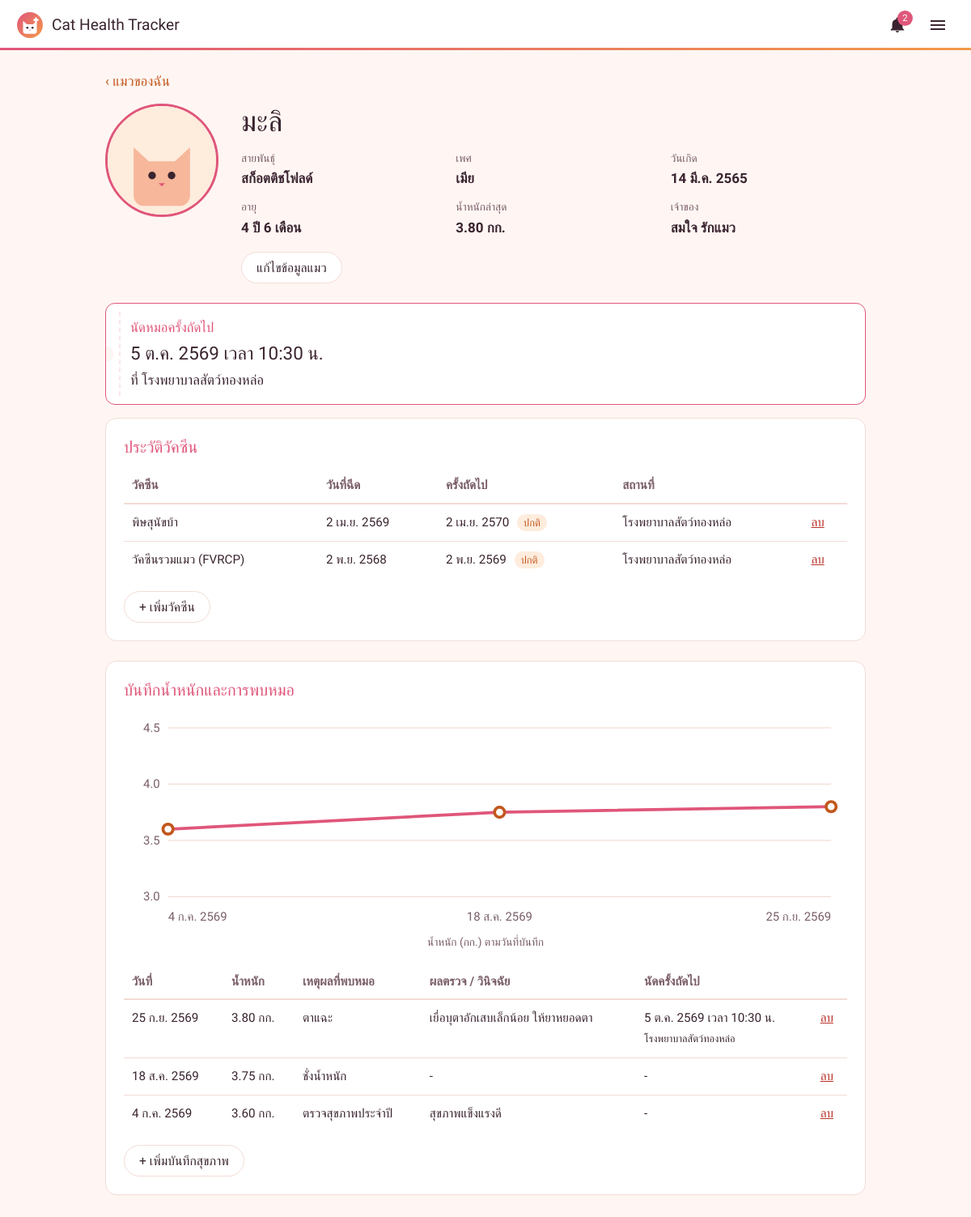
Screenshot of /cat_detail.php?id=1 (signed in) with the database file from the repository.
### tables this page shows
CREATE TABLE IF NOT EXISTS cats (
  cat_id     INT AUTO_INCREMENT PRIMARY KEY,
  user_id    INT NOT NULL,                        
  cat_name   VARCHAR(100) NOT NULL,
  breed      VARCHAR(100),
  birth_date DATE,
  gender     ENUM('ผู้','เมีย') NOT NULL,
  owner_name VARCHAR(100),
  photo      VARCHAR(255),                        
  created_at TIMESTAMP DEFAULT CURRENT_TIMESTAMP,
  FOREIGN KEY (user_id) REFERENCES users(user_id) ON DELETE CASCADE
);

CREATE TABLE IF NOT EXISTS health_records (
  record_id             INT AUTO_INCREMENT PRIMARY KEY,
  cat_id                INT NOT NULL,
  record_date           DATE NOT NULL,
  appointment_reason    VARCHAR(255),             
  diagnosis             TEXT,                     
  next_appointment_date DATETIME,                 
  vet_clinic            VARCHAR(150),             
  weight_kg             DECIMAL(4,2),
  FOREIGN KEY (cat_id) REFERENCES cats(cat_id) ON DELETE CASCADE
);

CREATE TABLE IF NOT EXISTS vaccinations (
  vaccine_id    INT AUTO_INCREMENT PRIMARY KEY,
  cat_id        INT NOT NULL,
  vaccine_name  VARCHAR(100) NOT NULL,
  vaccine_date  DATE NOT NULL,
  next_due_date DATE,
  vet_clinic    VARCHAR(150),
  FOREIGN KEY (cat_id) REFERENCES cats(cat_id) ON DELETE CASCADE
);

### config.php (called while the page is built, shortened)
<?php
function e($text) {
    return htmlspecialchars((string)$text, ENT_QUOTES, 'UTF-8');
}
function get_own_cat(PDO $pdo, $cat_id) {
    $stmt = $pdo->prepare('SELECT * FROM cats WHERE cat_id = ? AND user_id = ?');
    $stmt->execute([(int)$cat_id, $_SESSION['user_id']]);
    return $stmt->fetch();
}
function thai_date($date, $with_time = false) {
    if (!$date) return '-';
    $months = ['', 'ม.ค.', 'ก.พ.', 'มี.ค.', 'เม.ย.', 'พ.ค.', 'มิ.ย.',
               'ก.ค.', 'ส.ค.', 'ก.ย.', 'ต.ค.', 'พ.ย.', 'ธ.ค.'];
    $t = strtotime($date);
    $out = date('j', $t) . ' ' . $months[(int)date('n', $t)] . ' ' . (date('Y', $t) + 543);
    if ($with_time && date('H:i', $t) !== '00:00') {
        $out .= ' เวลา ' . date('H:i', $t) . ' น.';
    }
    return $out;
}
function cat_age($birth_date) {
    $diff = (new DateTime($birth_date))->diff(new DateTime());
    if ($diff->y > 0) return $diff->y . ' ปี ' . $diff->m . ' เดือน';
    return $diff->m . ' เดือน';
}
function cat_photo($photo) {
    return 'assets/cat-default.svg';
}

### cat_detail.php (the view, shortened to what this page needs)
<?php
require 'config.php';
$cat = get_own_cat($pdo, $_GET['id'] ?? 0);
$cat_id = $cat['cat_id'];
$stmt = $pdo->prepare('SELECT * FROM vaccinations WHERE cat_id = ? ORDER BY vaccine_date DESC');
$stmt->execute([$cat_id]);
$vaccines = $stmt->fetchAll();
$stmt = $pdo->prepare('SELECT * FROM health_records WHERE cat_id = ? ORDER BY record_date DESC, record_id DESC');
$stmt->execute([$cat_id]);
$records = $stmt->fetchAll();
$weights = array_reverse(array_values(array_filter($records, fn($r) => $r['weight_kg'] !== null)));
$next_appt = null;
foreach ($records as $r) {
    if ($r['next_appointment_date'] && substr($r['next_appointment_date'], 0, 10) >= date('Y-m-d')) {
        if (!$next_appt || $r['next_appointment_date'] < $next_appt['next_appointment_date']) {
            $next_appt = $r;
        }
    }
}
$latest_by_name = [];
foreach ($vaccines as $v) {
    if (!isset($latest_by_name[$v['vaccine_name']])) $latest_by_name[$v['vaccine_name']] = $v['vaccine_id'];
}
function vaccine_status($v, $latest_by_name) {
    $days = (int)floor((strtotime($v['next_due_date']) - strtotime(date('Y-m-d'))) / 86400);
    return ['ok', 'ปกติ'];
}
function weight_chart($weights) {
    $n = count($weights);
    $W = 720; $H = 220; $padL = 44; $padR = 16; $padT = 16; $padB = 36;
    $vals = array_map(fn($w) => (float)$w['weight_kg'], $weights);
    $min = floor(min($vals) * 2) / 2 - 0.5;
    $max = ceil(max($vals) * 2) / 2 + 0.5;
    $x = fn($i) => $padL + ($W - $padL - $padR) * ($n === 1 ? 0.5 : $i / ($n - 1));
    $y = fn($v) => $padT + ($H - $padT - $padB) * (1 - ($v - $min) / ($max - $min));
    $svg = '<svg class="chart" viewBox="0 0 ' . $W . ' ' . $H . '" role="img" aria-label="กราฟน้ำหนักแมว">';
    for ($v = $min; $v <= $max + 0.001; $v += 0.5) {
        $yy = round($y($v), 1);
        $svg .= '<line x1="' . $padL . '" x2="' . ($W - $padR) . '" y1="' . $yy . '" y2="' . $yy . '" class="grid"/>';
        $svg .= '<text x="' . ($padL - 8) . '" y="' . ($yy + 4) . '" text-anchor="end" class="axis">' . number_format($v, 1) . '</text>';
    }
    $points = [];
    foreach ($vals as $i => $v) $points[] = round($x($i), 1) . ',' . round($y($v), 1);
    $svg .= '<polyline points="' . implode(' ', $points) . '" class="line"/>';
    foreach ($weights as $i => $w) {
        $cx = round($x($i), 1); $cy = round($y((float)$w['weight_kg']), 1);
        $svg .= '<circle cx="' . $cx . '" cy="' . $cy . '" r="5" class="dot"><title>'
              . e(thai_date($w['record_date'])) . ': ' . e($w['weight_kg']) . ' กก.</title></circle>';
        if ($n <= 8 || $i === 0 || $i === $n - 1) {
            $anchor = $i === 0 ? 'start' : ($i === $n - 1 ? 'end' : 'middle');
            $svg .= '<text x="' . $cx . '" y="' . ($H - 12) . '" text-anchor="' . $anchor . '" class="axis">'
                  . e(thai_date($w['record_date'])) . '</text>';
        }
    }
    return $svg . '</svg>';
}
require 'includes/header.php';
?>
<a class="back" href="index.php">‹ แมวของฉัน</a>
<section class="profile">
  <img class="avatar avatar-xl" src="<?= e(cat_photo($cat['photo'])) ?>" alt="รูปของ<?= e($cat['cat_name']) ?>" width="140" height="140">
  <div class="profile-body">
    <h1><?= e($cat['cat_name']) ?></h1>
    <dl class="facts">
      <div><dt>สายพันธุ์</dt><dd><?= e($cat['breed'] ?: '-') ?></dd></div>
      <div><dt>เพศ</dt><dd><?= e($cat['gender']) ?></dd></div>
      <div><dt>วันเกิด</dt><dd><?= e(thai_date($cat['birth_date'])) ?></dd></div>
      <div><dt>อายุ</dt><dd><?= e(cat_age($cat['birth_date'])) ?></dd></div>
      <div><dt>น้ำหนักล่าสุด</dt><dd><?= $weights ? e(end($weights)['weight_kg']) . ' กก.' : '-' ?></dd></div>
      <div><dt>เจ้าของ</dt><dd><?= e($cat['owner_name'] ?: '-') ?></dd></div>
    </dl>
    <a class="btn btn-ghost" href="cat_form.php?id=<?= $cat_id ?>">แก้ไขข้อมูลแมว</a>
  </div>
</section>
<?php if ($next_appt): ?>
  <aside class="slip">
    <div>
      <p class="slip-title">นัดหมอครั้งถัดไป</p>
      <p class="slip-when"><?= e(thai_date($next_appt['next_appointment_date'], true)) ?></p>
      <?php if ($next_appt['vet_clinic']): ?><p>ที่ <?= e($next_appt['vet_clinic']) ?></p><?php endif; ?>
    </div>
  </aside>
<?php endif; ?>
<section class="panel" id="vaccines">
  <div class="panel-head">
    <h2>ประวัติวัคซีน</h2>
  </div>
  <?php if (!$vaccines): ?>
    <p class="muted">ยังไม่มีประวัติวัคซีน เพิ่มเข็มแรกจากฟอร์มด้านล่าง</p>
  <?php else: ?>
    <div class="table-wrap">
      <table>
        <thead><tr><th>วัคซีน</th><th>วันที่ฉีด</th><th>ครั้งถัดไป</th><th>สถานที่</th><th></th></tr></thead>
        <tbody>
        <?php foreach ($vaccines as $v): [$cls, $label] = vaccine_status($v, $latest_by_name); ?>
          <tr>
            <td><?= e($v['vaccine_name']) ?></td>
            <td><?= e(thai_date($v['vaccine_date'])) ?></td>
            <td>
              <?= e(thai_date($v['next_due_date'])) ?>
              <?php if ($label): ?><span class="status status-<?= $cls ?>"><?= e($label) ?></span><?php endif; ?>
            </td>
            <td><?= e($v['vet_clinic'] ?: '-') ?></td>
            <td>
              <form method="post" onsubmit="return confirm('ลบรายการวัคซีนนี้?');">
                <button class="link-btn" type="submit">ลบ</button>
              </form>
            </td>
          </tr>
        <?php endforeach; ?>
        </tbody>
      </table>
    </div>
  <?php endif; ?>
  <details class="add-form" <?= ($_POST['action'] ?? '') === 'add_vaccine' ? 'open' : '' ?>>
    <summary class="btn btn-ghost">+ เพิ่มวัคซีน</summary>
  </details>
</section>
<section class="panel" id="records">
  <div class="panel-head">
    <h2>บันทึกน้ำหนักและการพบหมอ</h2>
  </div>
  <?php if (count($weights) >= 2): ?>
    <figure class="chart-wrap">
      <?= weight_chart($weights) ?>
      <figcaption>น้ำหนัก (กก.) ตามวันที่บันทึก</figcaption>
    </figure>
  <?php elseif (count($weights) === 1): ?>
    <p class="muted">บันทึกน้ำหนักอีกอย่างน้อย 1 ครั้งเพื่อดูกราฟ</p>
  <?php endif; ?>
  <?php if (!$records): ?>
    <p class="muted">ยังไม่มีบันทึกสุขภาพ เริ่มจากชั่งน้ำหนักน้องแมวแล้วบันทึกด้านล่าง</p>
  <?php else: ?>
    <div class="table-wrap">
      <table>
        <thead><tr><th>วันที่</th><th>น้ำหนัก</th><th>เหตุผลที่พบหมอ</th><th>ผลตรวจ / วินิจฉัย</th><th>นัดครั้งถัดไป</th><th></th></tr></thead>
        <tbody>
        <?php foreach ($records as $r): ?>
          <tr>
            <td><?= e(thai_date($r['record_date'])) ?></td>
            <td><?= $r['weight_kg'] !== null ? e($r['weight_kg']) . ' กก.' : '-' ?></td>
            <td><?= e($r['appointment_reason'] ?: '-') ?></td>
            <td><?= nl2br(e($r['diagnosis'] ?: '-')) ?></td>
            <td>
              <?= e(thai_date($r['next_appointment_date'], true)) ?>
              <?php if ($r['vet_clinic'] && $r['next_appointment_date']): ?><br><small><?= e($r['vet_clinic']) ?></small><?php endif; ?>
            </td>
            <td>
              <form method="post" onsubmit="return confirm('ลบบันทึกนี้?');">
                <button class="link-btn" type="submit">ลบ</button>
              </form>
            </td>
          </tr>
        <?php endforeach; ?>
        </tbody>
      </table>
    </div>
  <?php endif; ?>
  <details class="add-form" <?= ($_POST['action'] ?? '') === 'add_record' ? 'open' : '' ?>>
    <summary class="btn btn-ghost">+ เพิ่มบันทึกสุขภาพ</summary>
  </details>
</section>
<?php require 'includes/footer.php'; ?>

### assets/style.css (style rules this page uses)
:root { --ink: #3A2430; --ink-soft: #7A5E68; --bg: #FFF6F3; --surface: #FFFFFF; --line: #F3DCD6; --magenta: #E0567A; --magenta-dark: #C23E62; --magenta-soft: #FDE6EC; --teal: #C2571D; --teal-soft: #FEECDD; --amber: #8A5A00; --amber-soft: #FFF2C7; --red: #B8322A; --red-soft: #FBE1DE; --gradient: linear-gradient(90deg, #E0567A, #F2994A); --font-head: "Mitr", "Sarabun", system-ui, sans-serif; --font-body: "Sarabun", "Tahoma", system-ui, sans-serif; --radius: 14px; }
*, *::before, *::after { box-sizing: border-box; }
body { margin: 0; font-family: var(--font-body); font-size: 17px; line-height: 1.65; color: var(--ink); background: var(--bg); }
h1, h2, h3 { font-family: var(--font-head); font-weight: 500; line-height: 1.3; margin: 0; }
h1 { font-size: 1.75rem; }
h2 { font-size: 1.25rem; }
a { color: var(--teal); }
.btn { display: inline-flex; align-items: center; justify-content: center; gap: 6px; padding: 9px 18px; border-radius: 999px; border: 1.5px solid transparent; font: 500 0.98rem var(--font-head); text-decoration: none; cursor: pointer; transition: background-color 0.15s; }
.btn-ghost { background: var(--surface); color: var(--ink); border-color: var(--line); }
.link-btn { background: none; border: 0; padding: 0; color: var(--red); font: inherit; cursor: pointer; text-decoration: underline; }
.back { display: inline-block; margin-bottom: 14px; text-decoration: none; }
.panel { background: var(--surface); border: 1.5px solid var(--line); border-radius: var(--radius); padding: 22px; margin-bottom: 24px; }
.panel-head { display: flex; align-items: center; justify-content: space-between; margin-bottom: 14px; }
.panel-head h2 { color: var(--magenta); }
.avatar { border-radius: 50%; object-fit: cover; flex-shrink: 0; border: 3px solid var(--magenta); background: var(--magenta-soft); }
.avatar-xl { width: 140px; height: 140px; }
.profile { display: flex; gap: 28px; align-items: flex-start; margin-bottom: 24px; }
.profile-body { flex: 1; }
.profile h1 { font-size: 2.2rem; margin-bottom: 10px; }
.facts { display: grid; grid-template-columns: repeat(3, minmax(0, 1fr)); gap: 10px 24px; margin: 0 0 16px; }
.facts dt { font-size: 0.85rem; color: var(--ink-soft); }
.facts dd { margin: 0; font-weight: 600; }
.slip { position: relative; display: flex; gap: 16px; align-items: flex-start; margin-bottom: 16px; padding: 16px 20px 16px 30px; background: var(--surface); border: 1.5px solid var(--magenta); border-radius: 12px; background-image: radial-gradient(circle at 0 50%, var(--bg) 9px, transparent 10px); }
.slip::before { content: ""; position: absolute; left: 16px; top: 10px; bottom: 10px; border-left: 2px dashed var(--magenta-soft); }
.slip p { margin: 0; }
.slip-title { font-family: var(--font-head); font-weight: 500; color: var(--magenta); font-size: 1.05rem; }
.slip-when { font-family: var(--font-head); font-size: 1.4rem; }
.table-wrap { overflow-x: auto; }
table { width: 100%; min-width: 600px; border-collapse: collapse; font-size: 0.95rem; }
th { text-align: left; font-weight: 600; color: var(--ink-soft); border-bottom: 2px solid var(--line); padding: 8px 10px; white-space: nowrap; }
td { border-bottom: 1px solid var(--line); padding: 10px; vertical-align: top; }
tr:last-child td { border-bottom: 0; }
td form { margin: 0; }
.status { display: inline-block; margin-left: 6px; padding: 0 8px; border-radius: 999px; font-size: 0.8rem; white-space: nowrap; }
.status-ok { background: var(--teal-soft); color: var(--teal); }
.add-form { margin-top: 16px; }
.add-form > summary { list-style: none; }
.chart-wrap { margin: 0 0 18px; }
.chart { width: 100%; height: auto; display: block; }
.chart .axis { fill: var(--ink-soft); font: 12px var(--font-body); }
.chart-wrap figcaption { text-align: center; font-size: 0.85rem; color: var(--ink-soft); }

### rows the page displays
cats: cat_name "มะลิ", breed "สก็อตติชโฟลด์", gender "เมีย", birth_date "14 มี.ค. 2565", birth_date "4 ปี 6 เดือน", owner_name "สมใจ รักแมว"
health_records: weight_kg "3.80", next_appointment_date "5 ต.ค. 2569 เวลา 10:30 น.", vet_clinic "โรงพยาบาลสัตว์ทองหล่อ", record_date "25 ก.ย. 2569", appointment_reason "ตาแฉะ", diagnosis "เยื่อบุตาอักเสบเล็กน้อย ให้ยาหยอดตา"
vaccinations: vaccine_name "พิษสุนัขบ้า", vaccine_date "2 เม.ย. 2569", next_due_date "2 เม.ย. 2570", label "ปกติ", vet_clinic "โรงพยาบาลสัตว์ทองหล่อ"
vaccinations: vaccine_name "วัคซีนรวมแมว (FVRCP)", vaccine_date "2 พ.ย. 2568", next_due_date "2 พ.ย. 2569", label "ปกติ", vet_clinic "โรงพยาบาลสัตว์ทองหล่อ"
health_records: record_date "4 ก.ค. 2569", weight_kg "3.60", appointment_reason "ตรวจสุขภาพประจำปี", diagnosis "สุขภาพแข็งแรงดี", next_appointment_date "-"
health_records: record_date "18 ส.ค. 2569", weight_kg "3.75", appointment_reason "ชั่งน้ำหนัก", diagnosis "-", next_appointment_date "-"

### other values shown
$alert_count "2"
$v "3.0"
$v "3.5"
$v "4.0"
$v "4.5"
